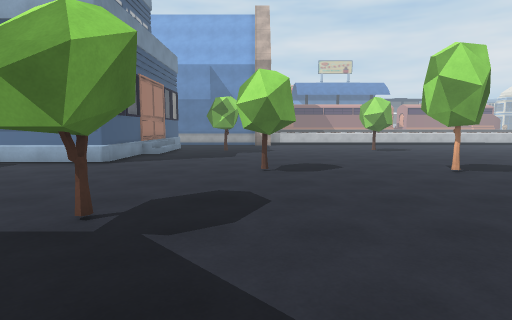
[1] (above)

16 first-person views from a walk through a scene from a Unity 3-D project. The camera is 1.5 m above the floor, tilts 6° down and sees 80° across. The floor is counted in squares, 1 m on a side. Each view is taken from the middle of a square. On the plan, view 1 faces up. The plan holds only what a view shows up to about 15 squares ahead; the rest is blank. The place goes on beyond the plan. The player character is not drawn. Some surface patterns are stand-ins.

[2]
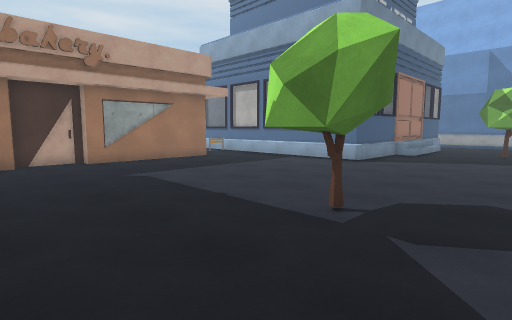

[3]
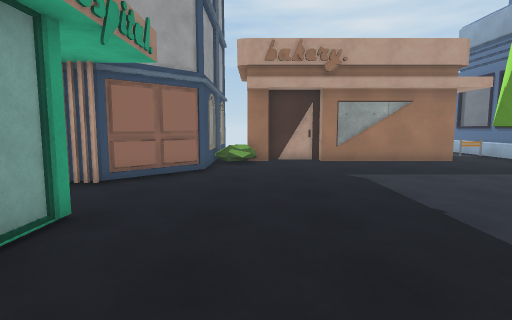

[4]
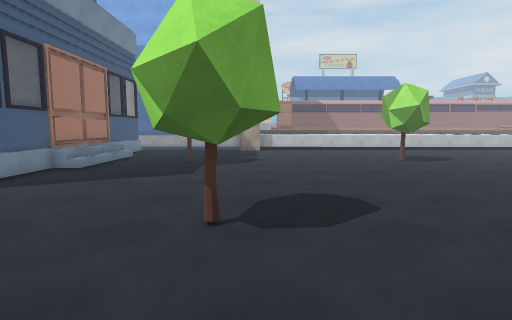

[5]
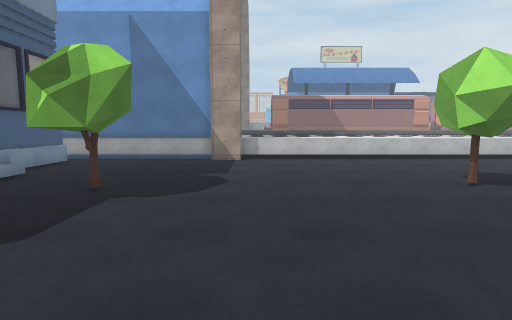

[6]
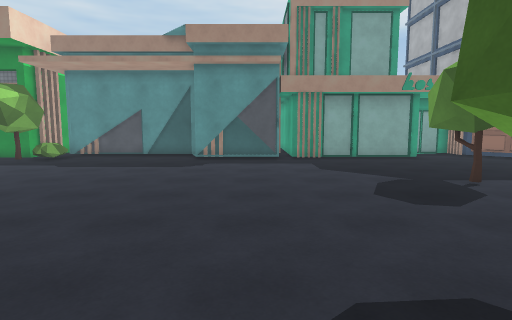

[7]
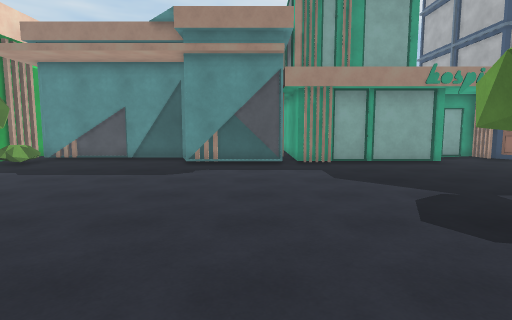

[8]
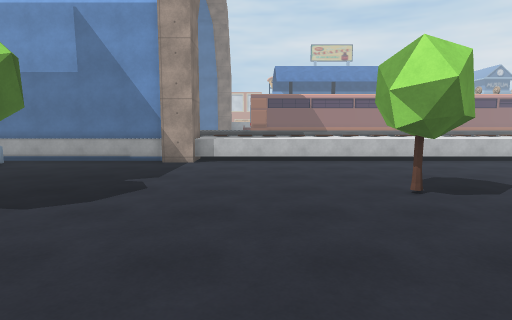

[9]
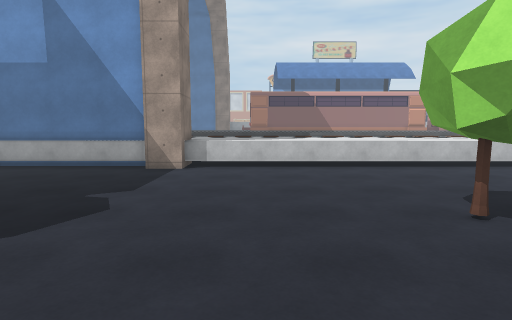

[10]
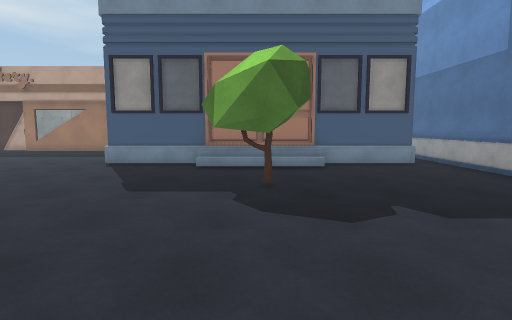

[11]
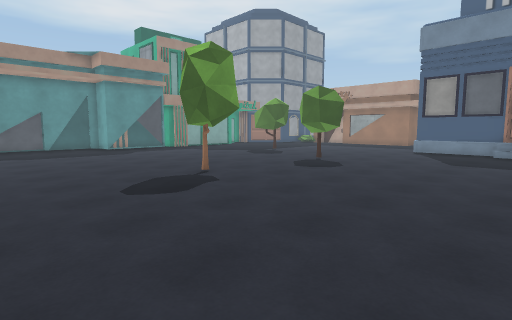

[12]
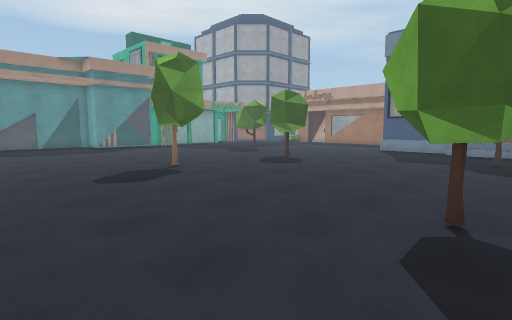

[13]
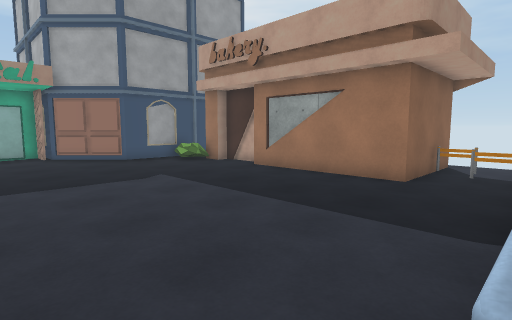

[14]
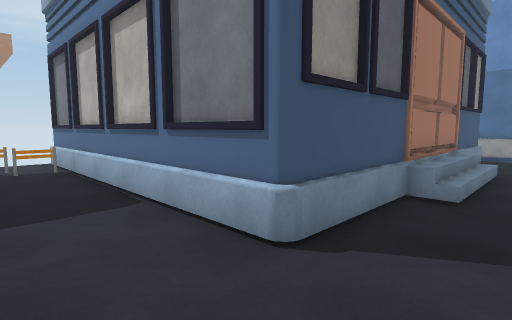

[15]
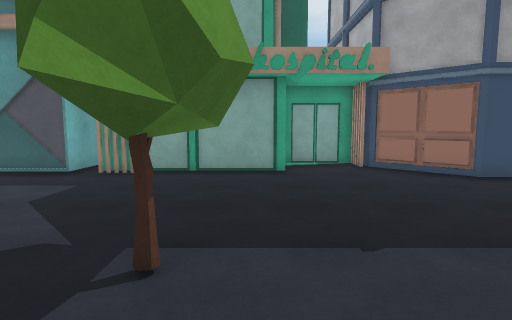

[16]
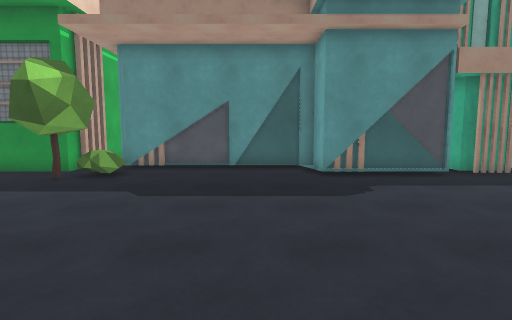

### Floor plan
Key: @ floor where view 1 was taken; # wall or solid block; . main floor; : floor 0.75 m higher than the main floor; + floor 1 m higher than the main floor; / step, stairs or slope; = window, fence, low wall or low ledge; B building; T tree; U bush; H house; A barrier.
Columns run from 15 left of view 1 to 13 right of it. Each row starts with its distance up from view 1.
 28                 #++++++++++++
 27       ###########++++++++++++
 26         .......##............
 25         #....................
 24         #....................
 23         #...................
 22         #...................
 21         #:.............T.....
 20         #:............#T....
 19         #:...#........TT.....
 18         #:...T...............
 17         #/...................
 16         #....................
 15         #....................
 14         #....................
 13 #B##B##B#....................
 12 A...........................
 11 ...............T#...........
 10 ##.............##.....T.....
  9  #..........................
  8  #..........................
  7  #..........................
  6  #..........................
  5  #..........#...............
  4 ##..........T...............
  3 #............................
  2 #............................
  1 ##...........................
  0  ==............@.............
 -1  #####......................U
 -2      ##...#######HH#H#......U
 -3       ##..      #H...H.HH.HHH
 -4        #..      #H   .......H
 -5        ####

Where each view was taken, in squares from view 1:
view 1: 0 up, 0 right, facing up
view 2: 0 up, 0 right, facing up-left
view 3: 1 up, 0 right, facing left
view 4: 6 up, 1 right, facing up
view 5: 12 up, 2 right, facing up
view 6: 13 up, 3 right, facing down
view 7: 11 up, 3 right, facing down
view 8: 13 up, 4 right, facing up
view 9: 15 up, 4 right, facing up
view 10: 19 up, 6 right, facing left
view 11: 19 up, 13 right, facing down-left
view 12: 21 up, 13 right, facing down-left
view 13: 13 up, 5 left, facing down-left
view 14: 10 up, 4 left, facing up-left
view 15: 8 up, 4 left, facing down
view 16: 8 up, 8 right, facing down
